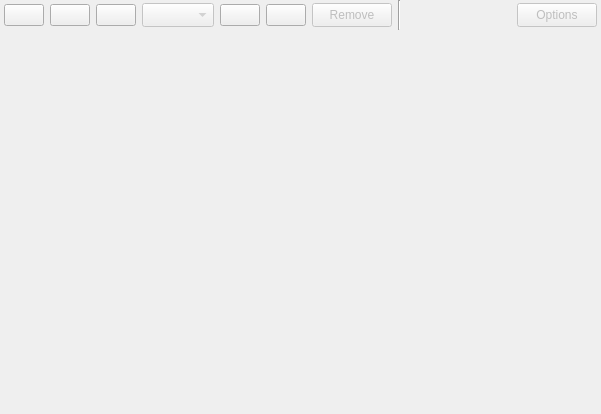
<?xml version="1.0" encoding="UTF-8"?>
<ui version="4.0">
 <class>ReportContainer</class>
 <widget class="QWidget" name="ReportContainer">
  <property name="geometry">
   <rect>
    <x>0</x>
    <y>0</y>
    <width>601</width>
    <height>414</height>
   </rect>
  </property>
  <property name="windowTitle">
   <string>Form</string>
  </property>
  <layout class="QGridLayout" name="gridLayout_2">
   <property name="leftMargin">
    <number>0</number>
   </property>
   <property name="topMargin">
    <number>0</number>
   </property>
   <property name="rightMargin">
    <number>0</number>
   </property>
   <property name="bottomMargin">
    <number>0</number>
   </property>
   <property name="spacing">
    <number>0</number>
   </property>
   <item row="0" column="0">
    <widget class="QFrame" name="frame">
     <property name="sizePolicy">
      <sizepolicy hsizetype="Preferred" vsizetype="Fixed">
       <horstretch>0</horstretch>
       <verstretch>0</verstretch>
      </sizepolicy>
     </property>
     <property name="minimumSize">
      <size>
       <width>0</width>
       <height>30</height>
      </size>
     </property>
     <property name="maximumSize">
      <size>
       <width>16777215</width>
       <height>30</height>
      </size>
     </property>
     <property name="frameShape">
      <enum>QFrame::NoFrame</enum>
     </property>
     <property name="frameShadow">
      <enum>QFrame::Raised</enum>
     </property>
     <layout class="QHBoxLayout" name="horizontalLayout">
      <property name="spacing">
       <number>6</number>
      </property>
      <property name="leftMargin">
       <number>4</number>
      </property>
      <property name="topMargin">
       <number>0</number>
      </property>
      <property name="rightMargin">
       <number>4</number>
      </property>
      <property name="bottomMargin">
       <number>0</number>
      </property>
      <item>
       <widget class="QPushButton" name="newReport">
        <property name="toolTip">
         <string>Create new report</string>
        </property>
        <property name="text">
         <string/>
        </property>
        <property name="icon">
         <iconset resource="../page_editor/page_editor.qrc">
          <normaloff>:/images/document-new.png</normaloff>:/images/document-new.png</iconset>
        </property>
        <property name="iconSize">
         <size>
          <width>16</width>
          <height>16</height>
         </size>
        </property>
       </widget>
      </item>
      <item>
       <widget class="QPushButton" name="openReport">
        <property name="toolTip">
         <string>Open Report</string>
        </property>
        <property name="text">
         <string/>
        </property>
        <property name="icon">
         <iconset resource="reporteditor.qrc">
          <normaloff>:/images/document-open.png</normaloff>:/images/document-open.png</iconset>
        </property>
        <property name="iconSize">
         <size>
          <width>16</width>
          <height>16</height>
         </size>
        </property>
       </widget>
      </item>
      <item>
       <widget class="QPushButton" name="openTemplate">
        <property name="toolTip">
         <string>Open Template</string>
        </property>
        <property name="text">
         <string/>
        </property>
        <property name="icon">
         <iconset resource="reporteditor.qrc">
          <normaloff>:/images/application-vnd.sun.xml.calc.template.png</normaloff>:/images/application-vnd.sun.xml.calc.template.png</iconset>
        </property>
        <property name="iconSize">
         <size>
          <width>16</width>
          <height>16</height>
         </size>
        </property>
       </widget>
      </item>
      <item>
       <widget class="QComboBox" name="templates">
        <property name="enabled">
         <bool>false</bool>
        </property>
        <property name="sizePolicy">
         <sizepolicy hsizetype="Preferred" vsizetype="Fixed">
          <horstretch>0</horstretch>
          <verstretch>0</verstretch>
         </sizepolicy>
        </property>
        <property name="maximumSize">
         <size>
          <width>16777215</width>
          <height>24</height>
         </size>
        </property>
       </widget>
      </item>
      <item>
       <widget class="QPushButton" name="saveReport">
        <property name="toolTip">
         <string>Save Report</string>
        </property>
        <property name="text">
         <string/>
        </property>
        <property name="icon">
         <iconset resource="reporteditor.qrc">
          <normaloff>:/images/document-save.png</normaloff>:/images/document-save.png</iconset>
        </property>
        <property name="iconSize">
         <size>
          <width>16</width>
          <height>16</height>
         </size>
        </property>
       </widget>
      </item>
      <item>
       <widget class="QPushButton" name="closeReport">
        <property name="toolTip">
         <string>Close report</string>
        </property>
        <property name="icon">
         <iconset resource="../page_editor/page_editor.qrc">
          <normaloff>:/images/document-close.png</normaloff>:/images/document-close.png</iconset>
        </property>
        <property name="iconSize">
         <size>
          <width>16</width>
          <height>16</height>
         </size>
        </property>
       </widget>
      </item>
      <item>
       <widget class="QPushButton" name="removeReport">
        <property name="enabled">
         <bool>false</bool>
        </property>
        <property name="sizePolicy">
         <sizepolicy hsizetype="Preferred" vsizetype="Fixed">
          <horstretch>0</horstretch>
          <verstretch>0</verstretch>
         </sizepolicy>
        </property>
        <property name="maximumSize">
         <size>
          <width>16777215</width>
          <height>24</height>
         </size>
        </property>
        <property name="text">
         <string>Remove</string>
        </property>
        <property name="iconSize">
         <size>
          <width>16</width>
          <height>16</height>
         </size>
        </property>
       </widget>
      </item>
      <item>
       <widget class="Line" name="line">
        <property name="orientation">
         <enum>Qt::Vertical</enum>
        </property>
       </widget>
      </item>
      <item>
       <spacer name="horizontalSpacer">
        <property name="orientation">
         <enum>Qt::Horizontal</enum>
        </property>
        <property name="sizeHint" stdset="0">
         <size>
          <width>120</width>
          <height>20</height>
         </size>
        </property>
       </spacer>
      </item>
      <item>
       <widget class="QPushButton" name="pushButton">
        <property name="enabled">
         <bool>false</bool>
        </property>
        <property name="sizePolicy">
         <sizepolicy hsizetype="Preferred" vsizetype="Fixed">
          <horstretch>0</horstretch>
          <verstretch>0</verstretch>
         </sizepolicy>
        </property>
        <property name="maximumSize">
         <size>
          <width>16777215</width>
          <height>24</height>
         </size>
        </property>
        <property name="text">
         <string>Options</string>
        </property>
        <property name="iconSize">
         <size>
          <width>16</width>
          <height>16</height>
         </size>
        </property>
       </widget>
      </item>
     </layout>
    </widget>
   </item>
   <item row="1" column="0">
    <widget class="QWidget" name="widget" native="true">
     <layout class="QVBoxLayout" name="verticalLayout_2">
      <property name="leftMargin">
       <number>0</number>
      </property>
      <property name="topMargin">
       <number>0</number>
      </property>
      <property name="rightMargin">
       <number>0</number>
      </property>
      <property name="bottomMargin">
       <number>0</number>
      </property>
      <item>
       <widget class="FancyTabWidget" name="tabs" native="true"/>
      </item>
     </layout>
    </widget>
   </item>
  </layout>
 </widget>
 <customwidgets>
  <customwidget>
   <class>FancyTabWidget</class>
   <extends>QWidget</extends>
   <header location="global">fancytabs.h</header>
   <container>1</container>
  </customwidget>
 </customwidgets>
 <resources>
  <include location="../page_editor/page_editor.qrc"/>
  <include location="reporteditor.qrc"/>
 </resources>
 <connections/>
</ui>
